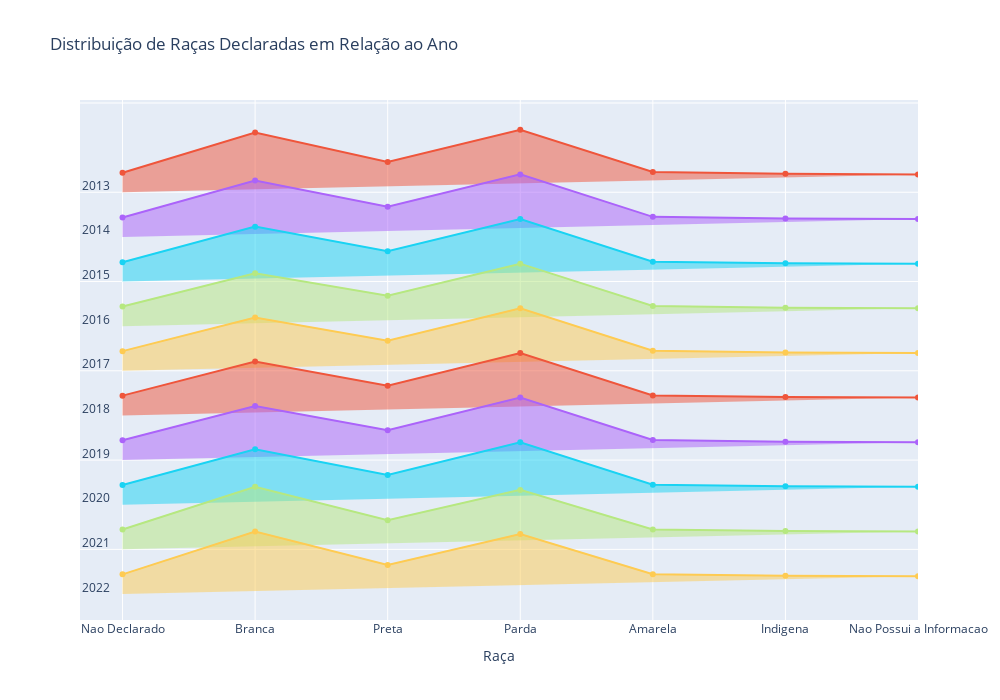

The notebook cell saved with this chart:
### Code cell
fig = go.Figure()
for index, year in enumerate(year_list):
    fig.add_trace(go.Scatter(
                            x=racas,
                            y=np.full(1, len(year_list)-index),
                            mode='lines',
                            line_color='white'))
    
    fig.add_trace(go.Scatter(
                            x=array_dict[f'x_{year}'],
                            y=array_dict[f'y_{year}_norm'] + (len(year_list)-index) + 0.4,
                            fill='tonexty',
                            text=array_dict[f'y_{year}'],
                            name=f'{year}'))
    
    # plotly.graph_objects' way of adding text to a figure
    fig.add_annotation(
                        x=-0.2,
                        y=len(year_list)-index,
                        text=f'{year}',
                        showarrow=False,
                        yshift=7)

# here you can modify the figure and the legend titles
fig.update_layout(
                title='Distribuição de Raças Declaradas em Relação ao Ano',
                showlegend=False,
                xaxis=dict(title='Raça'),
                yaxis=dict(showticklabels=False),
                width=1000,
                height=700
                )

fig.show()

### Figure 1 — Plotly figure (JSON) as saved in the notebook; plotly's stock layout.template omitted (floating-point values rounded to 4 significant figures)
{"data": [{"line": {"color": "white"}, "mode": "lines", "type": "scatter", "x": ["Nao Declarado", "Branca", "Preta", "Parda", "Amarela", "Indigena", "Nao Possui a Informacao"], "y": [10]}, {"fill": "tonexty", "name": "2013", "text": ["Num Candidatos: 82560", "Num Candidatos: 2023255", "Num Candidatos: 600209", "Num Candidatos: 2156946", "Num Candidatos: 113680", "Num Candidatos: 31284", "Num Candidatos: 0"], "type": "scatter", "x": ["Nao Declarado", "Branca", "Preta", "Parda", "Amarela", "Indigena", "Nao Possui a Informacao"], "y": [10.44, 11.34, 10.68, 11.4, 10.45, 10.41, 10.4]}, {"line": {"color": "white"}, "mode": "lines", "type": "scatter", "x": ["Nao Declarado", "Branca", "Preta", "Parda", "Amarela", "Indigena", "Nao Possui a Informacao"], "y": [9]}, {"fill": "tonexty", "name": "2014", "text": ["Num Candidatos: 90667", "Num Candidatos: 2297237", "Num Candidatos: 735788", "Num Candidatos: 2658254", "Num Candidatos: 130120", "Num Candidatos: 35848", "Num Candidatos: 0"], "type": "scatter", "x": ["Nao Declarado", "Branca", "Preta", "Parda", "Amarela", "Indigena", "Nao Possui a Informacao"], "y": [9.434, 10.26, 9.677, 10.4, 9.449, 9.413, 9.4]}, {"line": {"color": "white"}, "mode": "lines", "type": "scatter", "x": ["Nao Declarado", "Branca", "Preta", "Parda", "Amarela", "Indigena", "Nao Possui a Informacao"], "y": [8]}, {"fill": "tonexty", "name": "2015", "text": ["Num Candidatos: 86941", "Num Candidatos: 2103579", "Num Candidatos: 713220", "Num Candidatos: 2533490", "Num Candidatos: 125209", "Num Candidatos: 30388", "Num Candidatos: 12078"], "type": "scatter", "x": ["Nao Declarado", "Branca", "Preta", "Parda", "Amarela", "Indigena", "Nao Possui a Informacao"], "y": [8.43, 9.229, 8.678, 9.4, 8.445, 8.407, 8.4]}, {"line": {"color": "white"}, "mode": "lines", "type": "scatter", "x": ["Nao Declarado", "Branca", "Preta", "Parda", "Amarela", "Indigena", "Nao Possui a Informacao"], "y": [7]}, {"fill": "tonexty", "name": "2016", "text": ["Num Candidatos: 104495", "Num Candidatos: 2104339", "Num Candidatos: 754414", "Num Candidatos: 2684885", "Num Candidatos: 136274", "Num Candidatos: 33723", "Num Candidatos: 134"], "type": "scatter", "x": ["Nao Declarado", "Branca", "Preta", "Parda", "Amarela", "Indigena", "Nao Possui a Informacao"], "y": [7.439, 8.184, 7.681, 8.4, 7.451, 7.413, 7.4]}, {"line": {"color": "white"}, "mode": "lines", "type": "scatter", "x": ["Nao Declarado", "Branca", "Preta", "Parda", "Amarela", "Indigena", "Nao Possui a Informacao"], "y": [6]}, {"fill": "tonexty", "name": "2017", "text": ["Num Candidatos: 82509", "Num Candidatos: 1619075", "Num Candidatos: 557760", "Num Candidatos: 2039229", "Num Candidatos: 102304", "Num Candidatos: 25815", "Num Candidatos: 0"], "type": "scatter", "x": ["Nao Declarado", "Branca", "Preta", "Parda", "Amarela", "Indigena", "Nao Possui a Informacao"], "y": [6.44, 7.194, 6.674, 7.4, 6.45, 6.413, 6.4]}, {"line": {"color": "white"}, "mode": "lines", "type": "scatter", "x": ["Nao Declarado", "Branca", "Preta", "Parda", "Amarela", "Indigena", "Nao Possui a Informacao"], "y": [5]}, {"fill": "tonexty", "name": "2018", "text": ["Num Candidatos: 77971", "Num Candidatos: 1440815", "Num Candidatos: 477383", "Num Candidatos: 1787696", "Num Candidatos: 87504", "Num Candidatos: 22360", "Num Candidatos: 0"], "type": "scatter", "x": ["Nao Declarado", "Branca", "Preta", "Parda", "Amarela", "Indigena", "Nao Possui a Informacao"], "y": [5.444, 6.206, 5.667, 6.4, 5.449, 5.413, 5.4]}, {"line": {"color": "white"}, "mode": "lines", "type": "scatter", "x": ["Nao Declarado", "Branca", "Preta", "Parda", "Amarela", "Indigena", "Nao Possui a Informacao"], "y": [4]}, {"fill": "tonexty", "name": "2019", "text": ["Num Candidatos: 73433", "Num Candidatos: 1374880", "Num Candidatos: 453212", "Num Candidatos: 1694111", "Num Candidatos: 84750", "Num Candidatos: 21523", "Num Candidatos: 0"], "type": "scatter", "x": ["Nao Declarado", "Branca", "Preta", "Parda", "Amarela", "Indigena", "Nao Possui a Informacao"], "y": [4.443, 5.212, 4.668, 5.4, 4.45, 4.413, 4.4]}, {"line": {"color": "white"}, "mode": "lines", "type": "scatter", "x": ["Nao Declarado", "Branca", "Preta", "Parda", "Amarela", "Indigena", "Nao Possui a Informacao"], "y": [3]}, {"fill": "tonexty", "name": "2020", "text": ["Num Candidatos: 50000", "Num Candidatos: 984621", "Num Candidatos: 313315", "Num Candidatos: 1169331", "Num Candidatos: 57449", "Num Candidatos: 13965", "Num Candidatos: 0"], "type": "scatter", "x": ["Nao Declarado", "Branca", "Preta", "Parda", "Amarela", "Indigena", "Nao Possui a Informacao"], "y": [3.443, 4.242, 3.668, 4.4, 3.449, 3.412, 3.4]}, {"line": {"color": "white"}, "mode": "lines", "type": "scatter", "x": ["Nao Declarado", "Branca", "Preta", "Parda", "Amarela", "Indigena", "Nao Possui a Informacao"], "y": [2]}, {"fill": "tonexty", "name": "2021", "text": ["Num Candidatos: 43733", "Num Candidatos: 979456", "Num Candidatos: 246568", "Num Candidatos: 912861", "Num Candidatos: 44947", "Num Candidatos: 10540", "Num Candidatos: 2"], "type": "scatter", "x": ["Nao Declarado", "Branca", "Preta", "Parda", "Amarela", "Indigena", "Nao Possui a Informacao"], "y": [2.445, 3.4, 2.652, 3.332, 2.446, 2.411, 2.4]}, {"line": {"color": "white"}, "mode": "lines", "type": "scatter", "x": ["Nao Declarado", "Branca", "Preta", "Parda", "Amarela", "Indigena", "Nao Possui a Informacao"], "y": [1]}, {"fill": "tonexty", "name": "2022", "text": ["Num Candidatos: 40871", "Num Candidatos: 1026418", "Num Candidatos: 255863", "Num Candidatos: 966698", "Num Candidatos: 43782", "Num Candidatos: 11191", "Num Candidatos: 0"], "type": "scatter", "x": ["Nao Declarado", "Branca", "Preta", "Parda", "Amarela", "Indigena", "Nao Possui a Informacao"], "y": [1.44, 2.4, 1.649, 2.342, 1.443, 1.411, 1.4]}], "layout": {"annotations": [{"showarrow": false, "text": "2013", "x": -0.2, "y": 10, "yshift": 7}, {"showarrow": false, "text": "2014", "x": -0.2, "y": 9, "yshift": 7}, {"showarrow": false, "text": "2015", "x": -0.2, "y": 8, "yshift": 7}, {"showarrow": false, "text": "2016", "x": -0.2, "y": 7, "yshift": 7}, {"showarrow": false, "text": "2017", "x": -0.2, "y": 6, "yshift": 7}, {"showarrow": false, "text": "2018", "x": -0.2, "y": 5, "yshift": 7}, {"showarrow": false, "text": "2019", "x": -0.2, "y": 4, "yshift": 7}, {"showarrow": false, "text": "2020", "x": -0.2, "y": 3, "yshift": 7}, {"showarrow": false, "text": "2021", "x": -0.2, "y": 2, "yshift": 7}, {"showarrow": false, "text": "2022", "x": -0.2, "y": 1, "yshift": 7}], "height": 700, "showlegend": false, "title": {"text": "Distribuição de Raças Declaradas em Relação ao Ano"}, "width": 1000, "xaxis": {"title": {"text": "Raça"}}, "yaxis": {"showticklabels": false}}}
